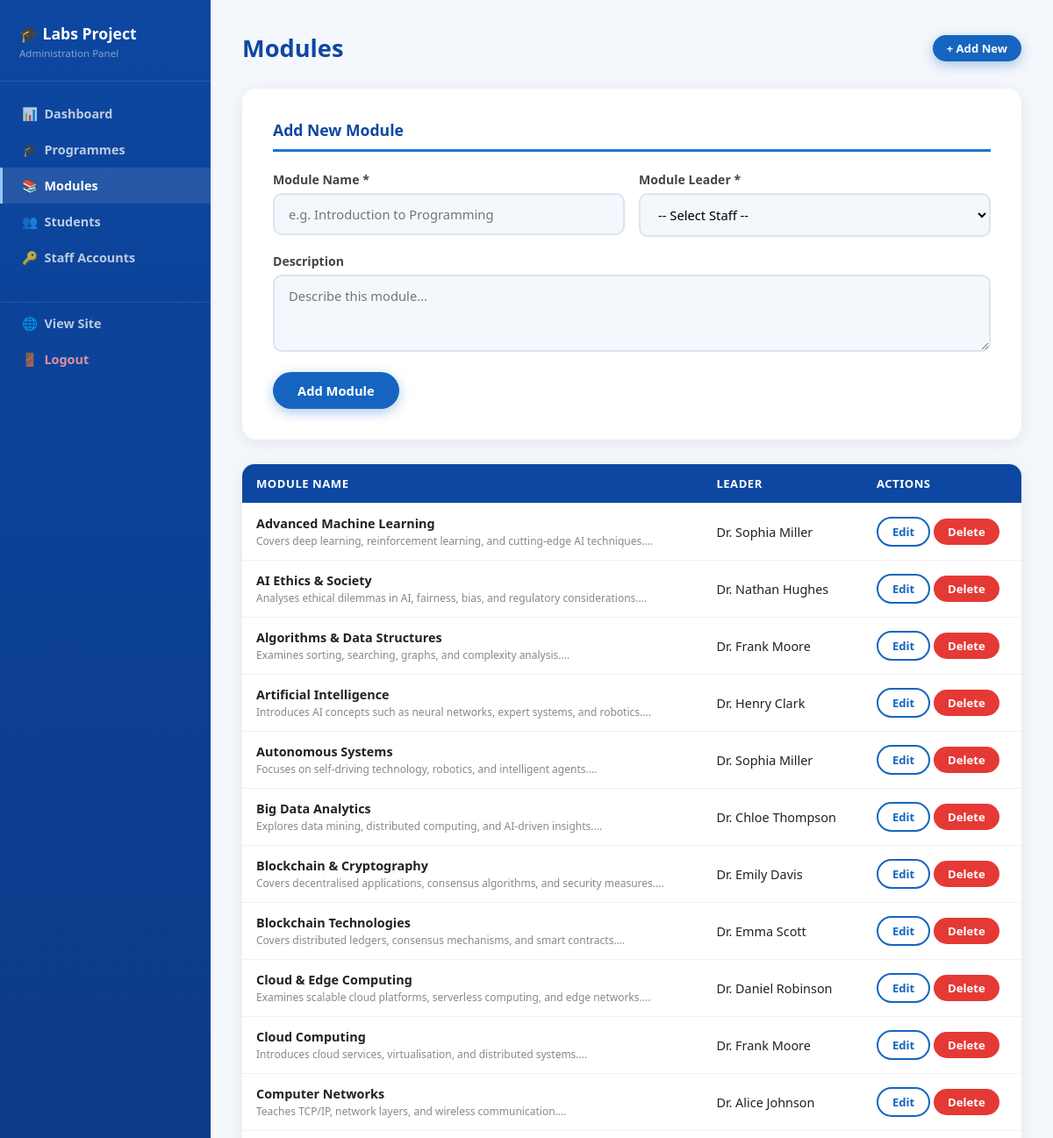
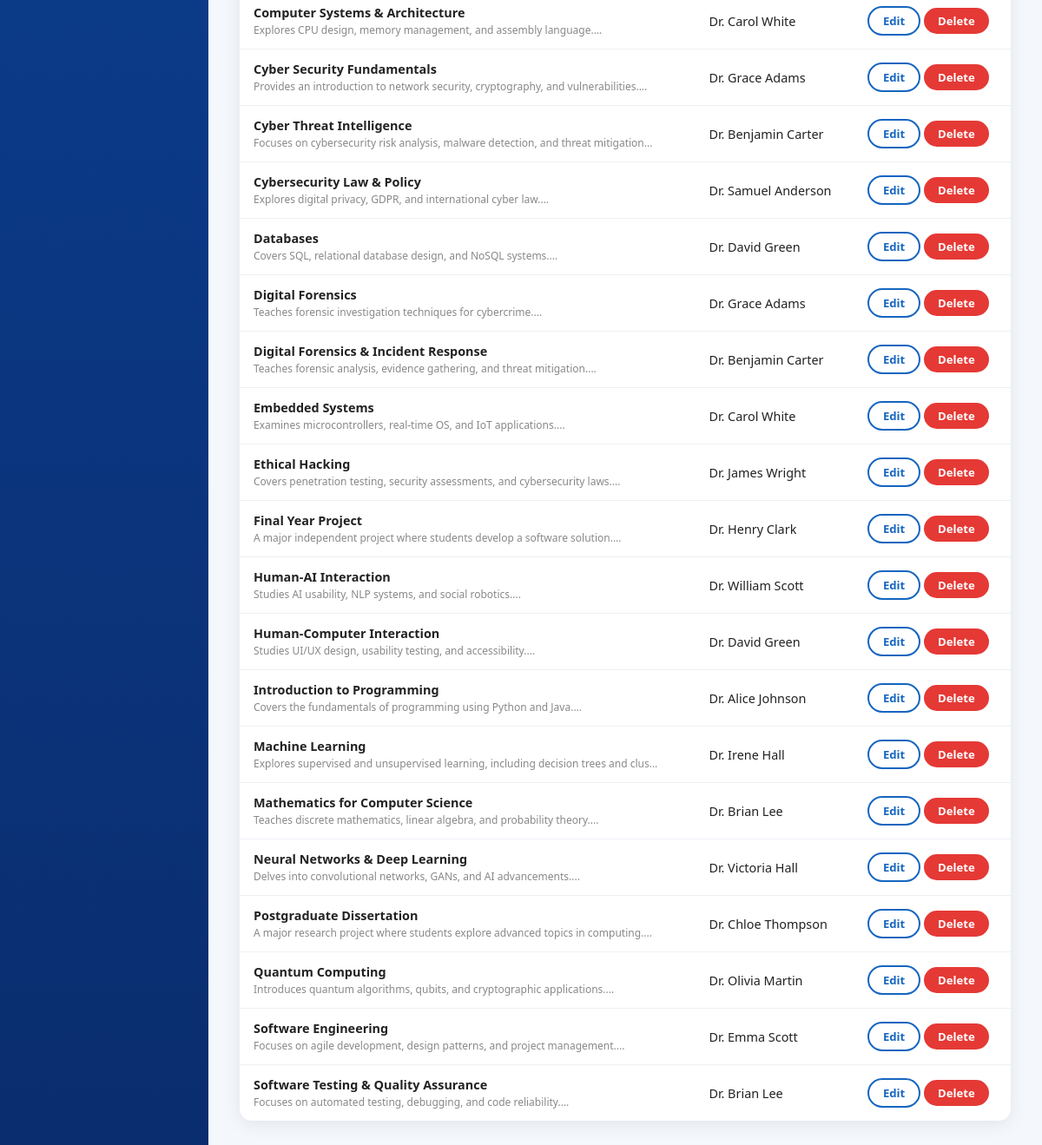
Page /admin/modules.php (signed in) on the committed database (2 pictures, top to bottom).
### tables this page shows
CREATE TABLE IF NOT EXISTS Modules (
    ModuleID       INTEGER PRIMARY KEY,
    ModuleName     VARCHAR(200) NOT NULL,
    ModuleLeaderID INTEGER,
    Description    TEXT,
    Image          VARCHAR(255),
    ImageAlt       VARCHAR(255),
    FOREIGN KEY (ModuleLeaderID) REFERENCES Staff(StaffID)
);

CREATE TABLE IF NOT EXISTS Staff (
    StaffID  INTEGER PRIMARY KEY,
    Name     VARCHAR(150) NOT NULL,
    JobTitle VARCHAR(150)
);

### admin/modules.php (the view, shortened to what this page needs)
<?php
require_once __DIR__ . '/../includes/db.php';
$modules=$pdo->query("SELECT m.*,s.Name AS LeaderName FROM Modules m JOIN Staff s ON m.ModuleLeaderID=s.StaffID ORDER BY m.ModuleName")->fetchAll();
$editing=null;
require_once __DIR__ . '/admin_header.php';
?>
<div class="admin-topbar"><h1 class="page-title">Modules</h1><a href="modules.php" class="btn btn-primary btn-sm">+ Add New</a></div>
<div class="form-box" style="margin-bottom:28px;">
  <h2 style="font-size:1.1rem;"><?= $editing?'Edit Module':'Add New Module' ?></h2>
  <form method="POST" action="modules.php" novalidate>
    <div class="form-row">
      <div class="form-group">
        <label for="mname">Module Name *</label>
        <input type="text" id="mname" name="mname" required maxlength="200" placeholder="e.g. Introduction to Programming" value="<?= $editing?htmlspecialchars($editing['ModuleName']):'' ?>">
      </div>
      <div class="form-group">
        <label for="mleader">Module Leader *</label>
        <select id="mleader" name="mleader" required>
          <option value="">-- Select Staff --</option>
        </select>
      </div>
    </div>
    <div class="form-group">
      <label for="mdesc">Description</label>
      <textarea id="mdesc" name="mdesc" rows="3" placeholder="Describe this module..."><?= $editing?htmlspecialchars($editing['Description']):'' ?></textarea>
    </div>
    <div style="display:flex;gap:10px;">
      <button type="submit" class="btn btn-primary"><?= $editing?'Save Changes':'Add Module' ?></button>
    </div>
  </form>
</div>
<div class="table-wrap"><table>
  <thead><tr><th>Module Name</th><th>Leader</th><th>Actions</th></tr></thead>
  <tbody>
    <?php if(empty($modules)): ?><tr><td colspan="3" style="text-align:center;padding:30px;color:#666;">No modules.</td></tr>
    <?php else: foreach($modules as $m): ?>
      <tr>
        <td><strong><?= htmlspecialchars($m['ModuleName']) ?></strong><br><small style="color:#888;"><?= htmlspecialchars(mb_substr($m['Description']??'',0,80)) ?>...</small></td>
        <td><?= htmlspecialchars($m['LeaderName']) ?></td>
        <td style="white-space:nowrap;">
          <a href="modules.php?edit=<?= $m['ModuleID'] ?>" class="btn btn-outline btn-sm">Edit</a>
          <form method="POST" style="display:inline;" onsubmit="return confirm('Delete this module?')"><input type="hidden" name="delete_id" value="<?= $m['ModuleID'] ?>"><button type="submit" class="btn btn-danger btn-sm">Delete</button></form>
        </td>
      </tr>
    <?php endforeach; endif; ?>
  </tbody>
</table></div>
  </main></div></body></html>

### assets/css/style.css (style rules this page uses)
*,*::before,*::after { box-sizing:border-box;margin:0;padding:0 }
html { scroll-behavior:smooth }
body { font-family:"Segoe UI",Tahoma,sans-serif;background:#f4f7fb;color:#222;min-height:100vh }
.btn { display:inline-block;padding:11px 28px;border-radius:30px;font-family:"Segoe UI",sans-serif;font-size:.92rem;font-weight:700;cursor:pointer;border:none;text-decoration:none;transition:all .3s;text-align:center }
.btn-primary { background:#1565c0;color:white;box-shadow:0 4px 14px rgba(21,101,192,.35) }
.btn-outline { background:transparent;color:#1565c0;border:2px solid #1565c0 }
.btn-danger { background:#e53935;color:white }
.btn-sm { padding:6px 16px;font-size:.82rem }
.form-box { background:white;padding:35px;border-radius:16px;box-shadow:0 4px 20px rgba(0,0,0,.08) }
.form-box h2 { font-size:1.4rem;font-weight:800;color:#0d47a1;margin-bottom:22px;padding-bottom:10px;border-bottom:3px solid #1976d2 }
.form-group { margin-bottom:18px }
.form-group label { display:block;font-weight:600;font-size:.88rem;margin-bottom:6px;color:#444 }
.form-group input,.form-group select,.form-group textarea { width:100%;padding:12px 16px;border-radius:10px;border:2px solid #dde3f0;background:#f4f7fb;font-family:"Segoe UI",sans-serif;font-size:.92rem;outline:none;transition:all .3s }
.form-group select { cursor:pointer }
.form-row { display:grid;grid-template-columns:1fr 1fr;gap:16px }
.table-wrap { background:white;border-radius:14px;box-shadow:0 4px 20px rgba(0,0,0,.08);overflow:hidden }
table { width:100%;border-collapse:collapse;font-size:.9rem }
th,td { padding:13px 16px;border-bottom:1px solid #eef0f5;text-align:left }
th { background:#0d47a1;color:white;font-weight:700;font-size:.82rem;text-transform:uppercase;letter-spacing:.5px }
tr:last-child td { border-bottom:none }
.admin-topbar { display:flex;align-items:center;justify-content:space-between;margin-bottom:28px;flex-wrap:wrap;gap:12px }
.page-title { color:#0d47a1;font-size:1.7rem;font-weight:800 }
a { color:#1565c0;font-weight:500 }

### rows in the picture
modules: ModuleName "Advanced Machine Learning", Description "Covers deep learning, reinforcement learning, and cutting-edge AI techniques.", ModuleLeaderID.Name "Dr. Sophia Miller"
modules: ModuleName "AI Ethics & Society", Description "Analyses ethical dilemmas in AI, fairness, bias, and regulatory considerations.", ModuleLeaderID.Name "Dr. Nathan Hughes"
modules: ModuleName "Algorithms & Data Structures", Description "Examines sorting, searching, graphs, and complexity analysis.", ModuleLeaderID.Name "Dr. Frank Moore"
modules: ModuleName "Artificial Intelligence", Description "Introduces AI concepts such as neural networks, expert systems, and robotics.", ModuleLeaderID.Name "Dr. Henry Clark"
modules: ModuleName "Autonomous Systems", Description "Focuses on self-driving technology, robotics, and intelligent agents.", ModuleLeaderID.Name "Dr. Sophia Miller"
modules: ModuleName "Big Data Analytics", Description "Explores data mining, distributed computing, and AI-driven insights.", ModuleLeaderID.Name "Dr. Chloe Thompson"
modules: ModuleName "Blockchain & Cryptography", Description "Covers decentralised applications, consensus algorithms, and security measures.", ModuleLeaderID.Name "Dr. Emily Davis"
modules: ModuleName "Blockchain Technologies", Description "Covers distributed ledgers, consensus mechanisms, and smart contracts.", ModuleLeaderID.Name "Dr. Emma Scott"
modules: ModuleName "Cloud & Edge Computing", Description "Examines scalable cloud platforms, serverless computing, and edge networks.", ModuleLeaderID.Name "Dr. Daniel Robinson"
modules: ModuleName "Cloud Computing", Description "Introduces cloud services, virtualisation, and distributed systems.", ModuleLeaderID.Name "Dr. Frank Moore"
modules: ModuleName "Computer Networks", Description "Teaches TCP/IP, network layers, and wireless communication.", ModuleLeaderID.Name "Dr. Alice Johnson"
modules: ModuleName "Computer Systems & Architecture", Description "Explores CPU design, memory management, and assembly language.", ModuleLeaderID.Name "Dr. Carol White"
modules: ModuleName "Cyber Security Fundamentals", Description "Provides an introduction to network security, cryptography, and vulnerabilities.", ModuleLeaderID.Name "Dr. Grace Adams"
modules: ModuleName "Cyber Threat Intelligence", Description "Focuses on cybersecurity risk analysis, malware detection, and threat mitigation", ModuleLeaderID.Name "Dr. Benjamin Carter"
modules: ModuleName "Cybersecurity Law & Policy", Description "Explores digital privacy, GDPR, and international cyber law.", ModuleLeaderID.Name "Dr. Samuel Anderson"
modules: ModuleName "Databases", Description "Covers SQL, relational database design, and NoSQL systems.", ModuleLeaderID.Name "Dr. David Green"
modules: ModuleName "Digital Forensics", Description "Teaches forensic investigation techniques for cybercrime.", ModuleLeaderID.Name "Dr. Grace Adams"
modules: ModuleName "Digital Forensics & Incident Response", Description "Teaches forensic analysis, evidence gathering, and threat mitigation.", ModuleLeaderID.Name "Dr. Benjamin Carter"
modules: ModuleName "Embedded Systems", Description "Examines microcontrollers, real-time OS, and IoT applications.", ModuleLeaderID.Name "Dr. Carol White"
modules: ModuleName "Ethical Hacking", Description "Covers penetration testing, security assessments, and cybersecurity laws.", ModuleLeaderID.Name "Dr. James Wright"
modules: ModuleName "Final Year Project", Description "A major independent project where students develop a software solution.", ModuleLeaderID.Name "Dr. Henry Clark"
modules: ModuleName "Human-AI Interaction", Description "Studies AI usability, NLP systems, and social robotics.", ModuleLeaderID.Name "Dr. William Scott"
modules: ModuleName "Human-Computer Interaction", Description "Studies UI/UX design, usability testing, and accessibility.", ModuleLeaderID.Name "Dr. David Green"
modules: ModuleName "Introduction to Programming", Description "Covers the fundamentals of programming using Python and Java.", ModuleLeaderID.Name "Dr. Alice Johnson"
modules: ModuleName "Machine Learning", Description "Explores supervised and unsupervised learning, including decision trees and clus", ModuleLeaderID.Name "Dr. Irene Hall"
modules: ModuleName "Mathematics for Computer Science", Description "Teaches discrete mathematics, linear algebra, and probability theory.", ModuleLeaderID.Name "Dr. Brian Lee"
modules: ModuleName "Neural Networks & Deep Learning", Description "Delves into convolutional networks, GANs, and AI advancements.", ModuleLeaderID.Name "Dr. Victoria Hall"
modules: ModuleName "Postgraduate Dissertation", Description "A major research project where students explore advanced topics in computing.", ModuleLeaderID.Name "Dr. Chloe Thompson"
modules: ModuleName "Quantum Computing", Description "Introduces quantum algorithms, qubits, and cryptographic applications.", ModuleLeaderID.Name "Dr. Olivia Martin"
modules: ModuleName "Software Engineering", Description "Focuses on agile development, design patterns, and project management.", ModuleLeaderID.Name "Dr. Emma Scott"
modules: ModuleName "Software Testing & Quality Assurance", Description "Focuses on automated testing, debugging, and code reliability.", ModuleLeaderID.Name "Dr. Brian Lee"
